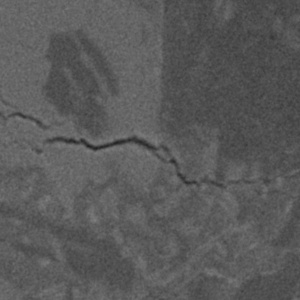
#> input picture image/s7x223y835.jpg, 300 x 300 px
$ python dd.py
#> lines starting #> are read from the running program, lines starting #| are printed output that depends on the picture; after the words box and inside, x2 and y2 are one past the last pixel; in counts of white or black regions, pixels touching at a corner belong together
import os
import cv2 as cv
import matplotlib.pyplot as plt
import numpy as np
from PIL import Image


basename='image/s7x223y835.jpg'
file_name = os.path.splitext(basename)[0]
img = cv.imread(basename)
#> img is the input picture: shape (300, 300, 3); min 33, max 127, mean 90.1
grayImage = cv.cvtColor(img, cv.COLOR_BGR2GRAY)


#Threshold segmentation
ret,thresh1=cv.threshold(grayImage,90,255,cv.THRESH_BINARY)
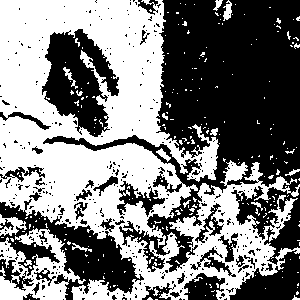
#> thresh1: shape (300, 300); 49.5% white; 273 white regions (253 under 20 px), largest, box (x1, y1, x2, y2) and area: (0, 0, 300, 300) 39780, (0, 228, 86, 300) 2813, (0, 214, 27, 236) 279
cv.imwrite(file_name+'-BINARY.png', thresh1, [cv.IMWRITE_PNG_COMPRESSION, 0])
ret,thresh2=cv.threshold(grayImage,90,255,cv.THRESH_TRUNC)
cv.imwrite(file_name+'-thresh.png', thresh2, [cv.IMWRITE_PNG_COMPRESSION, 0])
ret, thresh3 = cv.threshold(grayImage, 0, 255, cv.THRESH_OTSU)
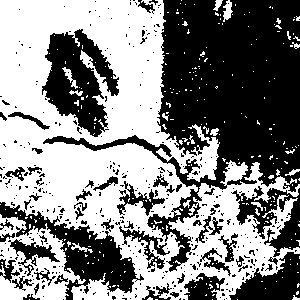
#> thresh3: shape (300, 300); 52.2% white; 393 black regions (342 under 20 px), largest, box (x1, y1, x2, y2) and area: (43, 0, 300, 272) 24145, (42, 29, 119, 137) 4468, (0, 202, 144, 300) 4001
#> ret = 89
cv.imwrite(file_name+'-OTSU.png', thresh3, [cv.IMWRITE_PNG_COMPRESSION, 0])
ret, thresh4 = cv.threshold(grayImage, 0, 255, cv.THRESH_BINARY | cv.THRESH_TRIANGLE)
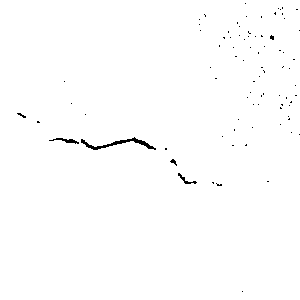
#> thresh4: shape (300, 300); 99.4% white; black in thin lines or dots
#> ret = 65
cv.imwrite(file_name+'-TRIANGLE.png', thresh4, [cv.IMWRITE_PNG_COMPRESSION, 0])
thresh5 = cv.adaptiveThreshold(grayImage, 255, cv.ADAPTIVE_THRESH_MEAN_C, cv.THRESH_BINARY, 25, 10)
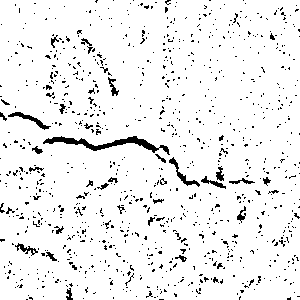
#> thresh5: shape (300, 300); 93.8% white; black in thin lines or dots
cv.imwrite(file_name+'-adaptive.png', thresh5, [cv.IMWRITE_PNG_COMPRESSION, 0])
#clustering
rows, cols = grayImage.shape[:]
#> rows = 300; cols = 300
data = grayImage.reshape((rows * cols, 1))
data = np.float32(data)
criteria = (cv.TERM_CRITERIA_EPS +
            cv.TERM_CRITERIA_MAX_ITER, 10, 1.0)
flags = cv.KMEANS_RANDOM_CENTERS
#K-Means
compactness, labels, centers = cv.kmeans(data, 2, None, criteria, 10, flags)
#> compactness = 3175700.9; centers = [80.41, 98.98]
dst = labels.reshape((grayImage.shape[0], grayImage.shape[1]))
for i in range(rows):
    for j in range(cols):
        if dst[i-1][j-1]==0:
            dst[i-1][j-1]=255
        else:
            dst[i-1][j-1]=0
cv.imwrite(file_name+'-kmeans.png', dst,[cv.IMWRITE_PNG_COMPRESSION, 0])
plt.imshow(thresh5, 'gray')
plt.show()
cv.waitKey(0)
cv.destroyAllWindows()

$ run again, with image/s11x378y149.jpg copied over image/s7x223y835.jpg
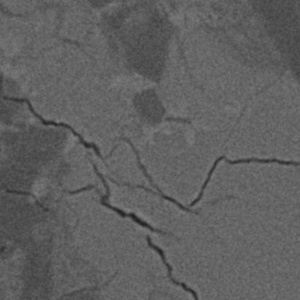
#> input picture image/s11x378y149.jpg, 300 x 300 px
#> img is the input picture: shape (300, 300, 3); min 29, max 131, mean 96.1
#> `ret,thresh1=cv.threshold(grayImage,90,255,cv.THRESH_BINARY)`:
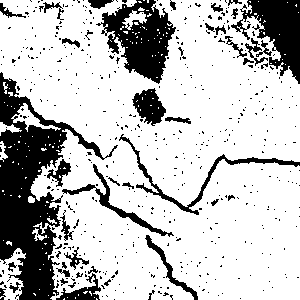
#> thresh1: shape (300, 300); 75.4% white; 521 black regions (478 under 20 px), largest, box (x1, y1, x2, y2) and area: (0, 72, 118, 300) 9037, (96, 0, 176, 84) 3368, (231, 0, 300, 84) 2740
#> thresh3: shape (300, 300); 73.5% white; 651 black regions (614 under 20 px), largest, box (x1, y1, x2, y2) and area: (0, 72, 174, 300) 10197, (96, 0, 177, 84) 3561, (204, 0, 300, 84) 3426
#> `ret, thresh3 = cv.threshold(grayImage, 0, 255, cv.THRESH_OTSU)`: ret = 91
#> thresh4: shape (300, 300); 80.1% white; 327 black regions (292 under 20 px), largest, box (x1, y1, x2, y2) and area: (0, 121, 67, 300) 6916, (102, 0, 175, 83) 2623, (243, 0, 300, 84) 2273
#> `ret, thresh4 = cv.threshold(grayImage, 0, 255, cv.THRESH_BINARY | cv.T..`: ret = 87
#> `thresh5 = cv.adaptiveThreshold(grayImage, 255, cv.ADAPTIVE_THRESH_MEAN..`:
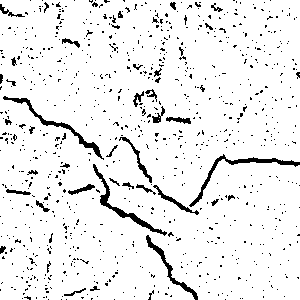
#> thresh5: shape (300, 300); 93.1% white; 865 black regions (823 under 20 px), largest, box (x1, y1, x2, y2) and area: (189, 154, 300, 207) 525, (93, 164, 167, 236) 508, (3, 96, 104, 160) 501
#> compactness = 3334908.1; centers = [101.4, 81.65]

$ run again, with image/s11x3y2.jpg copied over image/s7x223y835.jpg
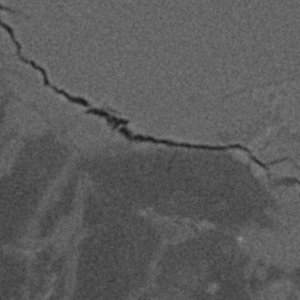
#> input picture image/s11x3y2.jpg, 300 x 300 px
#> img is the input picture: shape (300, 300, 3); min 24, max 143, mean 91.8
#> `ret,thresh1=cv.threshold(grayImage,90,255,cv.THRESH_BINARY)`:
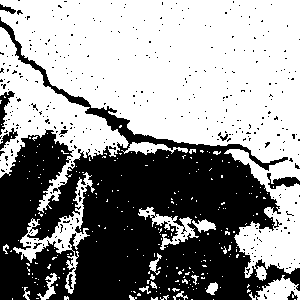
#> thresh1: shape (300, 300); 58.1% white; 389 black regions (379 under 20 px), largest, box (x1, y1, x2, y2) and area: (0, 17, 300, 300) 35806, (267, 173, 300, 189) 246, (0, 91, 15, 135) 234
#> thresh3: shape (300, 300); 59.6% white; 312 black regions (302 under 20 px), largest, box (x1, y1, x2, y2) and area: (0, 17, 300, 300) 34765, (0, 91, 15, 134) 214, (269, 177, 300, 189) 206
#> `ret, thresh3 = cv.threshold(grayImage, 0, 255, cv.THRESH_OTSU)`: ret = 89
#> thresh4: shape (300, 300); 98.8% white; 56 black regions (49 under 20 px), largest, box (x1, y1, x2, y2) and area: (119, 127, 226, 150) 392, (87, 109, 128, 128) 228, (55, 88, 89, 106) 132
#> `ret, thresh4 = cv.threshold(grayImage, 0, 255, cv.THRESH_BINARY | cv.T..`: ret = 64
#> `thresh5 = cv.adaptiveThreshold(grayImage, 255, cv.ADAPTIVE_THRESH_MEAN..`:
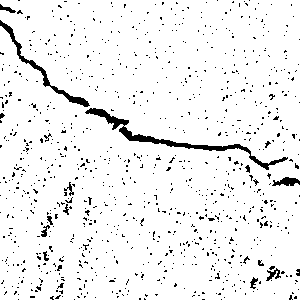
#> thresh5: shape (300, 300); 94.3% white; 922 black regions (905 under 20 px), largest, box (x1, y1, x2, y2) and area: (85, 108, 288, 170) 1123, (0, 20, 90, 107) 582, (272, 177, 300, 186) 157
#> compactness = 3597398.1; centers = [100.5, 78.94]

$ run again, with image/s11x569y313.jpg copied over image/s7x223y835.jpg
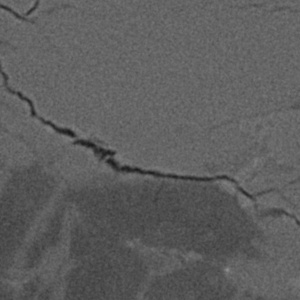
#> input picture image/s11x569y313.jpg, 300 x 300 px
#> img is the input picture: shape (300, 300, 3); min 25, max 143, mean 94
#> `ret,thresh1=cv.threshold(grayImage,90,255,cv.THRESH_BINARY)`:
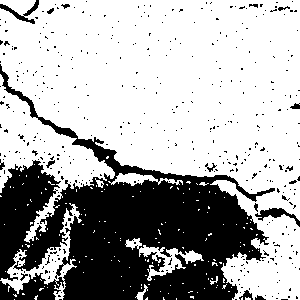
#> thresh1: shape (300, 300); 67.7% white; 437 black regions (421 under 20 px), largest, box (x1, y1, x2, y2) and area: (0, 64, 275, 300) 27007, (255, 208, 300, 227) 274, (0, 0, 39, 24) 235
#> ret = 90
#> `thresh5 = cv.adaptiveThreshold(grayImage, 255, cv.ADAPTIVE_THRESH_MEAN..`:
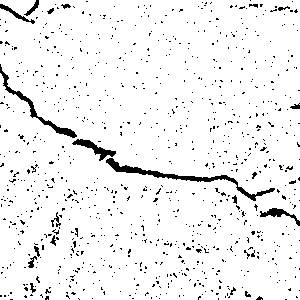
#> thresh5: shape (300, 300); 94.5% white; 885 black regions (864 under 20 px), largest, box (x1, y1, x2, y2) and area: (106, 158, 275, 201) 821, (0, 64, 77, 138) 490, (72, 139, 116, 161) 294
#> compactness = 3450810.9; centers = [101, 79.37]
